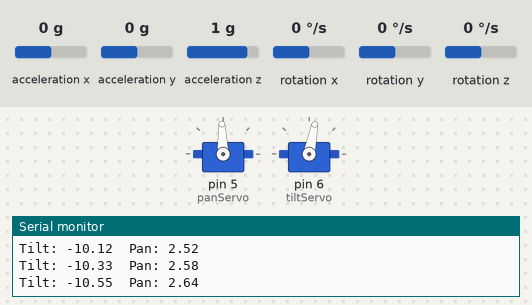
Bench run of a sketch on a simulated Arduino Uno, built with avr-gcc and run on an emulated ATmega328P. Shown: 2 × servo, the last lines printed to the serial monitor. Wiring (inferred from the names in the program): MPU-6050 motion sensor at I2C address 0x68. The inputs (shaded band) are chosen by the test bench; at power-on: rotation x 0 °/s, rotation y 0 °/s, rotation z 0 °/s, acceleration z 1 g, acceleration y 0 g, acceleration x 0 g.

Above: at 1.2 s.
1.3 s: rotation x set to -192 °/s
At 4.0 s:
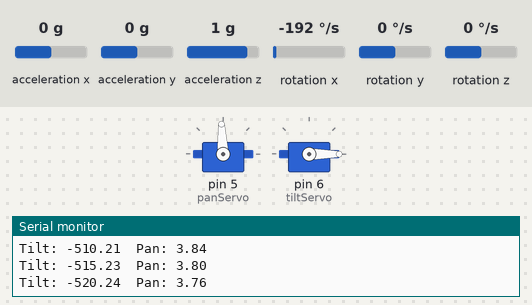
4.3 s: rotation y set to -100 °/s
At 5.11 s:
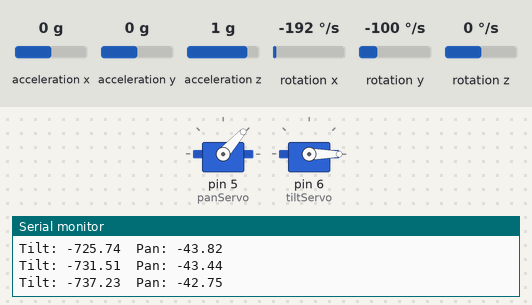
7.3 s: rotation z set to 192 °/s
9.2 s: rotation y set to -192 °/s
At 10.75 s:
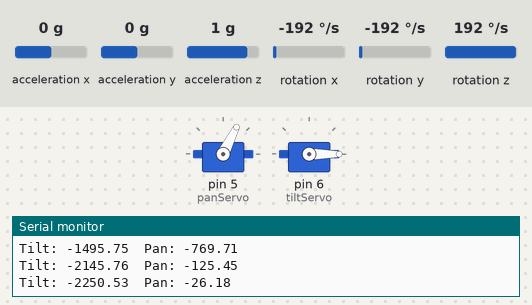
At 12.1 s:
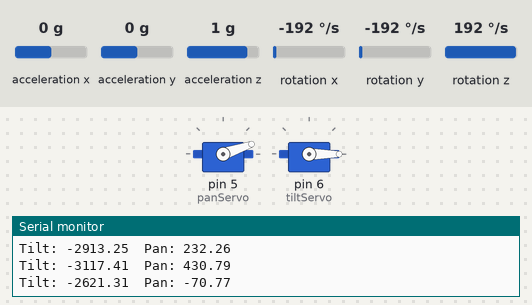
12.2 s: acceleration z set to -0.8 g
15.2 s: acceleration y set to -1.4 g
Timing chart, 0 to 19.2 s (numbered marks = the images above; inputs shaded):
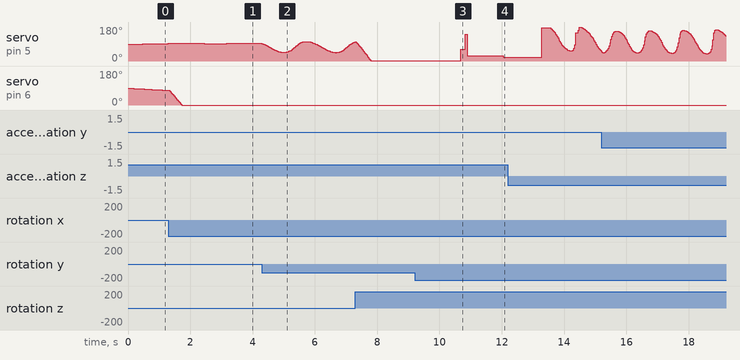

Measured:
- after the input at 9.2 s, servo on pin 5 (panServo): 1° → 63° after 1.5 s, → 29° 0.15 s later, → 19° 1.2 s later

The sketch:

babyHeadMPU6050_AccelFilter.ino
```cpp
/*

  Interfaces with MPU6050 (reading Gyro & Accelerometer data) to
  Operate a Pan & Tilt Servo Combination (to mimic the orientation
  of the IMU / MPU6050)

*/

//  Is it really that bad to comment every line of code?
//    I feel like it usually is, but--in this context, where
//    nigh' everything is new, I feel like it's needed

#include <Wire.h>     //The Wire Library allows an Arduino to communicate with I2C (like the MPU6050) and TWI Devices
#include <Servo.h>

const int MPU = 0x68; //MPU6050 I2C Address (Hex)

float AccX, AccY, AccZ;
float AccAngleX, AccAngleY;
float lastAccelX, lastAccelY;

float GyroX, GyroY, GyroZ;
float GyroAngleX, GyroAngleY, GyroAngleZ;
float currentTime, lastTime, dT = 0;

float bodyX, bodyY, bodyZ; //Stores the Pitch/Roll/Yaw Angles relative to the IMU Reference Frame

float inertialX = 0;  // inertialXYZ stores the Euler Angles relative to the
float inertialY = 0;  //  Inertial Frame of reference (i.e. it contains the degrees
float inertialZ = 0;  //  X, Y, & Z to rotate the Inertial Frame into the existing Body Frame)
float velInertX, velInertY, velInertZ; // Stores Rotational Velocity of the Inertial Frame's X, Y, Z axes

float panAngle;
float tiltAngle; //Necessary due to 'runaways' with converting inertialXYZ to Degrees on its own

float lockTolerance = 0.01; //  Defines the values at which we switch to alternative methods of angle acquisition to prevent Gimbal Lock (i.e. when the reference vector is rotating on the Z Axis)

Servo panServo;
Servo tiltServo;

void setup() {
    Serial.begin(9600);

    Wire.begin();                   //  Start Communicatin'
    Wire.beginTransmission(MPU);    //  Open a channel with the MPU (which is at register 0x6B)
    Wire.write(0x6B);               //  Talk to Register 0x6B, which contains the DEVICE_RESET Bit
    Wire.write(0x00);               //  Reset the MPU by writing in 0 (sets DEVICE_RESET to 0)
    Wire.endTransmission(true);

    panServo.attach(5);
    tiltServo.attach(6);

    Serial.println("Initialized");
}

void loop() {

    readMPU();                    //  Read necessary data from the MPU
    calculateEulerAngles();       //  Calculate the values needed to orient the Pan/Tilt Servo

    panAngle += 90;               //Bring the Pan/Tilt into a Servo's working range
    tiltAngle += 90;

    if(panAngle > 0 && panAngle < 180){ //Keeps the Servo within its bounds
      panServo.write(panAngle);
    }
    if(tiltAngle > 0 && tiltAngle < 180){
      tiltServo.write(tiltAngle);
    }
}

//-----------------------------------------------
//
//  Reads the MPU for Gyro & Accel Data
//
//-----------------------------------------------

void readMPU(){

    //  Read Accelerometer Data
    Wire.begin();
    Wire.beginTransmission(MPU);
    Wire.write(0x3B);               //  Start with Register 0x3B (Accel_Xout[Bits 15-8])
    Wire.endTransmission(false);    //  Allows sending multiple messages (Rather than ending the transmission, releasing the I2C Bus, we send a restart message)
    Wire.requestFrom(MPU, 6, true); //  Lets us read the 6 registers containing the Accel. readouts (each axis is stored in two bytes)
                                    //    Wire.requestFrom(int Address, int Quantity, bool Stop) reads from our previous Address, incrementing it, sending a restart message
                                    //    (keeping the bus open until we've reached the end (i.e. until we've requested the address Quanitity times)
    AccX = ((Wire.read() << 8 | Wire.read()) / 16384.0) - 0.05; //To Explain later
    AccY = ((Wire.read() << 8 | Wire.read()) / 16384.0) - 0.03;
    AccZ = ((Wire.read() << 8 | Wire.read()) / 16384.0) + 0.005;

    //  Find Body-Frame Pitch & Roll
    lastAccelX = AccAngleX;
    lastAccelY = AccAngleY;

    AccAngleX = atan2(AccY, sqrt(pow(AccX, 2) + pow(AccZ, 2))) * 180/PI;
    AccAngleY = atan2(AccX, sqrt(pow(AccY, 2) + pow(AccZ, 2))) * 180/PI;

    //  Read Gyroscope Data
    Wire.begin();
    Wire.beginTransmission(MPU);
    Wire.write(0x43);             //  Start with Register 0x43 (Gyro_Xout[Bits 15-8])
    Wire.endTransmission(false);
    Wire.requestFrom(MPU, 6, true);

    GyroX = ((Wire.read() << 8 | Wire.read()) - 1190.8) / 131.0; //  Given in deg/s
    GyroY = ((Wire.read() << 8 | Wire.read()) - 132.5)  / 131.0; // /90.0
    GyroZ = ((Wire.read() << 8 | Wire.read()) + 297.77) / 131.0;

    currentTime = millis();                         //  Find Current Time
    dT = (currentTime - lastTime) / 1000;           //  Find Elapsed Time, then convert to Seconds
    lastTime = currentTime;                         //  Reset Time for next data point

    GyroX = (GyroX * .96) + ((AccAngleX - lastAccelX)/dT) * .4;
    GyroY = (GyroY * .96) + ((AccAngleY - lastAccelY)/dT) * .4;


    GyroAngleX += GyroX * dT;     //  DegreesX = DegreesX + (Degress(X)/Sec * Sec) (i.e. Integrate the Angular Velocity
    GyroAngleY += GyroY * dT;
    GyroAngleZ += GyroZ * dT;

    //  Complementary Filter (for Pitch & Roll)
    bodyX = GyroAngleX * .96 + AccAngleX * .4;
    bodyY = GyroAngleY * .96 + AccAngleY * .4;
    bodyZ = GyroAngleZ;
    /*
    Serial.print("Pitch: ");
    Serial.print(bodyX);
    Serial.print(" // Yaw: ");
    Serial.print(bodyZ);
    Serial.print(" // Roll: ");
    Serial.print(bodyY);
    Serial.println();*/


}

//-------------------------------------------------------------------
//
//  //Calculate the X, Y, Z angles relative to the Inertial Frame
//    the values of our Euler Angles)
//
//-------------------------------------------------------------------

void calculateEulerAngles(){

    //Convert All Measure Readouts back to Radians:
    bodyX *= PI/180.0;
    bodyY *= PI/180.0;
    bodyZ *= PI/180.0;

    GyroX *= PI/180.0;
    GyroY *= PI/180.0;
    GyroZ *= PI/180.0;

    //Calculate the Euler Angle Rates from Gyro Readouts
    velInertX = GyroX + GyroY*sin(inertialX)*tan(inertialY) + GyroZ*cos(inertialX)*tan(inertialY);
    velInertY = GyroY*cos(inertialX) - GyroZ*sin(inertialX);
    velInertZ = GyroY*(sin(inertialX)/cos(inertialY)) + GyroZ*(cos(inertialX)/cos(inertialY));

    //Integrate Euler Angle rates for final Euler Angle readout
    inertialX += (velInertX * dT); //Remove Difference in Time (dT), convert to Degrees for Servo use
    inertialY += (velInertY * dT);
    inertialZ += (velInertZ * dT);

    //Convert to Degrees
    panAngle = inertialZ * 180.0/PI;
    tiltAngle = inertialX * 180.0/PI;

    Serial.print("Tilt: ");
    Serial.print(tiltAngle);
    Serial.print("\tPan: ");
    Serial.print(panAngle);
    Serial.println();
}
```
